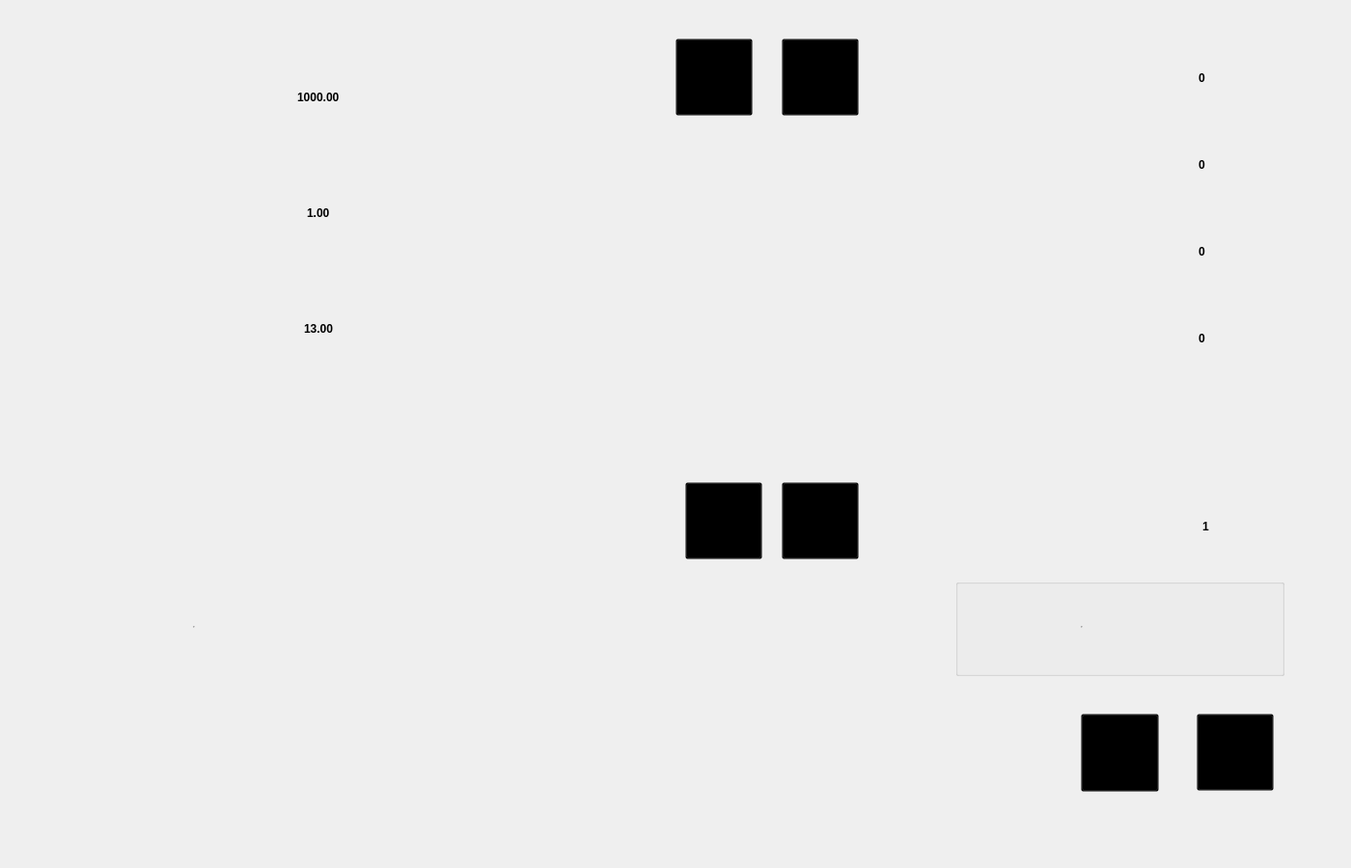
<?xml version="1.0" encoding="UTF-8"?>
<ui version="4.0">
 <class>DepositWindow</class>
 <widget class="QWidget" name="DepositWindow">
  <property name="geometry">
   <rect>
    <x>0</x>
    <y>0</y>
    <width>1400</width>
    <height>900</height>
   </rect>
  </property>
  <property name="windowTitle">
   <string>Form</string>
  </property>
  <property name="styleSheet">
   <string notr="true"/>
  </property>
  <widget class="QFrame" name="frame3">
   <property name="geometry">
    <rect>
     <x>940</x>
     <y>0</y>
     <width>441</width>
     <height>441</height>
    </rect>
   </property>
   <property name="styleSheet">
    <string notr="true">QFrame{
  background-color: transparent;
  background-image: url(:/styles/plot_frame.png);
  background-repeat: no-repeat;
  background-position: center;
}</string>
   </property>
   <property name="frameShape">
    <enum>QFrame::StyledPanel</enum>
   </property>
   <property name="frameShadow">
    <enum>QFrame::Raised</enum>
   </property>
   <widget class="QLabel" name="label_deposit_amount_end_of_term">
    <property name="geometry">
     <rect>
      <x>210</x>
      <y>290</y>
      <width>191</width>
      <height>121</height>
     </rect>
    </property>
    <property name="font">
     <font>
      <bold>true</bold>
     </font>
    </property>
    <property name="styleSheet">
     <string notr="true">QLabel{
  background-color: transparent;
  background-image: url(:/styles/label/frame_label_deposit.png);
  background-repeat: no-repeat;
  background-position: center;
  color: black;
  width: 191px;
  height: 120px;
}</string>
    </property>
    <property name="text">
     <string>0</string>
    </property>
    <property name="alignment">
     <set>Qt::AlignCenter</set>
    </property>
   </widget>
   <widget class="QLabel" name="label_accrued_interest">
    <property name="geometry">
     <rect>
      <x>210</x>
      <y>20</y>
      <width>191</width>
      <height>121</height>
     </rect>
    </property>
    <property name="font">
     <font>
      <bold>true</bold>
     </font>
    </property>
    <property name="styleSheet">
     <string notr="true">QLabel{
  background-color: transparent;
  background-image: url(:/styles/label/frame_label_deposit.png);
  background-repeat: no-repeat;
  background-position: center;
  color: black;
  width: 191px;
  height: 120px;
}</string>
    </property>
    <property name="text">
     <string>0</string>
    </property>
    <property name="alignment">
     <set>Qt::AlignCenter</set>
    </property>
   </widget>
   <widget class="QLabel" name="label_income_after_taxes">
    <property name="geometry">
     <rect>
      <x>210</x>
      <y>200</y>
      <width>191</width>
      <height>121</height>
     </rect>
    </property>
    <property name="font">
     <font>
      <bold>true</bold>
     </font>
    </property>
    <property name="styleSheet">
     <string notr="true">QLabel{
  background-color: transparent;
  background-image: url(:/styles/label/frame_label_deposit.png);
  background-repeat: no-repeat;
  background-position: center;
  color: black;
  width: 191px;
  height: 120px;
}</string>
    </property>
    <property name="text">
     <string>0</string>
    </property>
    <property name="alignment">
     <set>Qt::AlignCenter</set>
    </property>
   </widget>
   <widget class="QLabel" name="label_tax_amount">
    <property name="geometry">
     <rect>
      <x>210</x>
      <y>110</y>
      <width>191</width>
      <height>121</height>
     </rect>
    </property>
    <property name="font">
     <font>
      <bold>true</bold>
     </font>
    </property>
    <property name="styleSheet">
     <string notr="true">QLabel{
  background-color: transparent;
  background-image: url(:/styles/label/frame_label_deposit.png);
  background-repeat: no-repeat;
  background-position: center;
  color: black;
  width: 191px;
  height: 120px;
}</string>
    </property>
    <property name="text">
     <string>0</string>
    </property>
    <property name="alignment">
     <set>Qt::AlignCenter</set>
    </property>
   </widget>
   <widget class="QLabel" name="label_7">
    <property name="geometry">
     <rect>
      <x>40</x>
      <y>20</y>
      <width>191</width>
      <height>121</height>
     </rect>
    </property>
    <property name="font">
     <font>
      <pointsize>15</pointsize>
     </font>
    </property>
    <property name="styleSheet">
     <string notr="true">QLabel{
  background-color: transparent;
  background-image: url(:/styles/label/accrued_interest.png);
  background-repeat: no-repeat;
  background-position: center;
  color: black;
  width: 191px;
  height: 120px;
}
</string>
    </property>
    <property name="text">
     <string/>
    </property>
   </widget>
   <widget class="QLabel" name="label_8">
    <property name="geometry">
     <rect>
      <x>40</x>
      <y>110</y>
      <width>191</width>
      <height>121</height>
     </rect>
    </property>
    <property name="font">
     <font>
      <pointsize>15</pointsize>
     </font>
    </property>
    <property name="styleSheet">
     <string notr="true">QLabel{
  background-color: transparent;
  background-image: url(:/styles/label/tax_amount.png);
  background-repeat: no-repeat;
  background-position: center;
  color: black;
  width: 191px;
  height: 120px;
}
</string>
    </property>
    <property name="text">
     <string/>
    </property>
   </widget>
   <widget class="QLabel" name="label_9">
    <property name="geometry">
     <rect>
      <x>40</x>
      <y>200</y>
      <width>191</width>
      <height>121</height>
     </rect>
    </property>
    <property name="font">
     <font>
      <pointsize>15</pointsize>
     </font>
    </property>
    <property name="styleSheet">
     <string notr="true">QLabel{
  background-color: transparent;
  background-image: url(:/styles/label/income_after_taxes.png);
  background-repeat: no-repeat;
  background-position: center;
  color: black;
  width: 191px;
  height: 120px;
}
</string>
    </property>
    <property name="text">
     <string/>
    </property>
   </widget>
   <widget class="QLabel" name="label_10">
    <property name="geometry">
     <rect>
      <x>40</x>
      <y>290</y>
      <width>191</width>
      <height>121</height>
     </rect>
    </property>
    <property name="font">
     <font>
      <pointsize>15</pointsize>
     </font>
    </property>
    <property name="styleSheet">
     <string notr="true">QLabel{
  background-color: transparent;
  background-image: url(:/styles/label/deposit_amount_end_of_term.png);
  background-repeat: no-repeat;
  background-position: center;
  color: black;
  width: 191px;
  height: 120px;
}
</string>
    </property>
    <property name="text">
     <string/>
    </property>
   </widget>
  </widget>
  <widget class="QFrame" name="frame5">
   <property name="geometry">
    <rect>
     <x>480</x>
     <y>460</y>
     <width>441</width>
     <height>441</height>
    </rect>
   </property>
   <property name="styleSheet">
    <string notr="true">QFrame{
  background-color: transparent;
  background-image: url(:/styles/plot_frame.png);
  background-repeat: no-repeat;
  background-position: center;
}</string>
   </property>
   <property name="frameShape">
    <enum>QFrame::StyledPanel</enum>
   </property>
   <property name="frameShadow">
    <enum>QFrame::Raised</enum>
   </property>
   <widget class="QWidget" name="verticalLayoutWidget_2">
    <property name="geometry">
     <rect>
      <x>10</x>
      <y>130</y>
      <width>421</width>
      <height>301</height>
     </rect>
    </property>
    <layout class="QVBoxLayout" name="WithdrawalsLayout">
     <property name="spacing">
      <number>-1</number>
     </property>
     <property name="leftMargin">
      <number>0</number>
     </property>
     <property name="rightMargin">
      <number>0</number>
     </property>
     <property name="bottomMargin">
      <number>0</number>
     </property>
     <item>
      <widget class="QScrollArea" name="scrollWithdrawals">
       <property name="widgetResizable">
        <bool>true</bool>
       </property>
       <widget class="QWidget" name="scrollAreaWidgetContents_2">
        <property name="geometry">
         <rect>
          <x>0</x>
          <y>0</y>
          <width>417</width>
          <height>297</height>
         </rect>
        </property>
       </widget>
      </widget>
     </item>
    </layout>
   </widget>
   <widget class="QLabel" name="label_5">
    <property name="geometry">
     <rect>
      <x>20</x>
      <y>20</y>
      <width>191</width>
      <height>121</height>
     </rect>
    </property>
    <property name="font">
     <font>
      <pointsize>15</pointsize>
     </font>
    </property>
    <property name="styleSheet">
     <string notr="true">QLabel{
  background-color: transparent;
  background-image: url(:/styles/label/withdrawals.png);
  background-repeat: no-repeat;
  background-position: center;
  color: black;
  width: 191px;
  height: 120px;
}
</string>
    </property>
    <property name="text">
     <string/>
    </property>
   </widget>
   <widget class="QPushButton" name="pushButton_addWithdrawals">
    <property name="geometry">
     <rect>
      <x>230</x>
      <y>40</y>
      <width>80</width>
      <height>80</height>
     </rect>
    </property>
    <property name="font">
     <font>
      <pointsize>30</pointsize>
      <italic>false</italic>
      <bold>true</bold>
      <underline>false</underline>
      <strikeout>false</strikeout>
     </font>
    </property>
    <property name="styleSheet">
     <string notr="true">QPushButton{
  background-color: transparent;
  background-image: url(:/styles/button/frame.png);
  background-repeat: no-repeat;
  background-position: center;
  color: black;
  width: 80px;
  height: 80px;
}

QPushButton:pressed{
  color: transparent;
  background-image: url(:/styles/button/pressed.png);
}</string>
    </property>
    <property name="inputMethodHints">
     <set>Qt::ImhNone</set>
    </property>
    <property name="text">
     <string>+</string>
    </property>
   </widget>
   <widget class="QPushButton" name="pushButton_deleteWithdrawals">
    <property name="geometry">
     <rect>
      <x>330</x>
      <y>40</y>
      <width>80</width>
      <height>80</height>
     </rect>
    </property>
    <property name="font">
     <font>
      <pointsize>30</pointsize>
      <italic>false</italic>
      <bold>true</bold>
      <underline>false</underline>
      <strikeout>false</strikeout>
     </font>
    </property>
    <property name="styleSheet">
     <string notr="true">QPushButton{
  background-color: transparent;
  background-image: url(:/styles/button/frame.png);
  background-repeat: no-repeat;
  background-position: center;
  color: black;
  width: 80px;
  height: 80px;
}

QPushButton:pressed{
  color: transparent;
  background-image: url(:/styles/button/pressed.png);
}</string>
    </property>
    <property name="inputMethodHints">
     <set>Qt::ImhNone</set>
    </property>
    <property name="text">
     <string>-</string>
    </property>
   </widget>
  </widget>
  <widget class="QFrame" name="frame1">
   <property name="geometry">
    <rect>
     <x>20</x>
     <y>0</y>
     <width>441</width>
     <height>441</height>
    </rect>
   </property>
   <property name="styleSheet">
    <string notr="true">QFrame{
  background-color: transparent;
  background-image: url(:/styles/plot_frame.png);
  background-repeat: no-repeat;
  background-position: center;
}</string>
   </property>
   <property name="frameShape">
    <enum>QFrame::StyledPanel</enum>
   </property>
   <property name="frameShadow">
    <enum>QFrame::Raised</enum>
   </property>
   <widget class="QLabel" name="labe_1">
    <property name="geometry">
     <rect>
      <x>50</x>
      <y>40</y>
      <width>191</width>
      <height>121</height>
     </rect>
    </property>
    <property name="font">
     <font>
      <pointsize>15</pointsize>
     </font>
    </property>
    <property name="styleSheet">
     <string notr="true">QLabel{
  background-color: transparent;
  background-image: url(:/styles/label/deposit_amount.png);
  background-repeat: no-repeat;
  background-position: center;
  color: black;
  width: 191px;
  height: 120px;
}
</string>
    </property>
    <property name="text">
     <string/>
    </property>
   </widget>
   <widget class="QDoubleSpinBox" name="doubleSpinBox_depositAmount">
    <property name="geometry">
     <rect>
      <x>220</x>
      <y>60</y>
      <width>181</width>
      <height>81</height>
     </rect>
    </property>
    <property name="font">
     <font>
      <bold>true</bold>
     </font>
    </property>
    <property name="styleSheet">
     <string notr="true">QDoubleSpinBox{
  background-color: transparent;
  background-image: url(:/styles/button/frame_big.png);
  background-repeat: no-repeat;
  background-position: center;
  color: black;
  width: 160px;
  height: 80px;
}

QDoubleSpinBox::up-button, QDoubleSpinBox::down-button {
  width: 0;
  height: 0;
}</string>
    </property>
    <property name="alignment">
     <set>Qt::AlignCenter</set>
    </property>
    <property name="minimum">
     <double>1000.000000000000000</double>
    </property>
    <property name="maximum">
     <double>1000000000.000000000000000</double>
    </property>
    <property name="singleStep">
     <double>1000.000000000000000</double>
    </property>
   </widget>
   <widget class="QLabel" name="label_3">
    <property name="geometry">
     <rect>
      <x>50</x>
      <y>160</y>
      <width>191</width>
      <height>121</height>
     </rect>
    </property>
    <property name="font">
     <font>
      <pointsize>15</pointsize>
     </font>
    </property>
    <property name="styleSheet">
     <string notr="true">QLabel{
  background-color: transparent;
  background-image: url(:/styles/label/interest_rate_deposit.png);
  background-repeat: no-repeat;
  background-position: center;
  color: black;
  width: 191px;
  height: 120px;
}
</string>
    </property>
    <property name="text">
     <string/>
    </property>
   </widget>
   <widget class="QDoubleSpinBox" name="doubleSpinBox_interestRate">
    <property name="geometry">
     <rect>
      <x>220</x>
      <y>180</y>
      <width>181</width>
      <height>81</height>
     </rect>
    </property>
    <property name="font">
     <font>
      <bold>true</bold>
     </font>
    </property>
    <property name="styleSheet">
     <string notr="true">QDoubleSpinBox{
  background-color: transparent;
  background-image: url(:/styles/button/frame_big.png);
  background-repeat: no-repeat;
  background-position: center;
  color: black;
  width: 160px;
  height: 80px;
}

QDoubleSpinBox::up-button, QDoubleSpinBox::down-button {
  width: 0;
  height: 0;
}</string>
    </property>
    <property name="alignment">
     <set>Qt::AlignCenter</set>
    </property>
    <property name="minimum">
     <double>1.000000000000000</double>
    </property>
    <property name="maximum">
     <double>99.989999999999995</double>
    </property>
   </widget>
   <widget class="QDoubleSpinBox" name="doubleSpinBox_taxRate">
    <property name="geometry">
     <rect>
      <x>220</x>
      <y>300</y>
      <width>181</width>
      <height>81</height>
     </rect>
    </property>
    <property name="font">
     <font>
      <bold>true</bold>
     </font>
    </property>
    <property name="styleSheet">
     <string notr="true">QDoubleSpinBox{
  background-color: transparent;
  background-image: url(:/styles/button/frame_big.png);
  background-repeat: no-repeat;
  background-position: center;
  color: black;
  width: 160px;
  height: 80px;
}

QDoubleSpinBox::up-button, QDoubleSpinBox::down-button {
  width: 0;
  height: 0;
}</string>
    </property>
    <property name="alignment">
     <set>Qt::AlignCenter</set>
    </property>
    <property name="minimum">
     <double>1.000000000000000</double>
    </property>
    <property name="maximum">
     <double>99.989999999999995</double>
    </property>
    <property name="value">
     <double>13.000000000000000</double>
    </property>
   </widget>
   <widget class="QLabel" name="label_2">
    <property name="geometry">
     <rect>
      <x>50</x>
      <y>280</y>
      <width>191</width>
      <height>121</height>
     </rect>
    </property>
    <property name="font">
     <font>
      <pointsize>15</pointsize>
     </font>
    </property>
    <property name="styleSheet">
     <string notr="true">QLabel{
  background-color: transparent;
  background-image: url(:/styles/label/tax_rate.png);
  background-repeat: no-repeat;
  background-position: center;
  color: black;
  width: 191px;
  height: 120px;
}
</string>
    </property>
    <property name="text">
     <string/>
    </property>
   </widget>
  </widget>
  <widget class="QFrame" name="frame4">
   <property name="geometry">
    <rect>
     <x>20</x>
     <y>460</y>
     <width>441</width>
     <height>441</height>
    </rect>
   </property>
   <property name="styleSheet">
    <string notr="true">QFrame{
  background-color: transparent;
  background-image: url(:/styles/plot_frame.png);
  background-repeat: no-repeat;
  background-position: center;
}</string>
   </property>
   <property name="frameShape">
    <enum>QFrame::StyledPanel</enum>
   </property>
   <property name="frameShadow">
    <enum>QFrame::Raised</enum>
   </property>
   <widget class="QLabel" name="label_4">
    <property name="geometry">
     <rect>
      <x>50</x>
      <y>30</y>
      <width>191</width>
      <height>121</height>
     </rect>
    </property>
    <property name="font">
     <font>
      <pointsize>15</pointsize>
     </font>
    </property>
    <property name="styleSheet">
     <string notr="true">QLabel{
  background-color: transparent;
  background-image: url(:/styles/label/periodicity_of_payments.png);
  background-repeat: no-repeat;
  background-position: center;
  color: black;
  width: 191px;
  height: 120px;
}
</string>
    </property>
    <property name="text">
     <string/>
    </property>
   </widget>
   <widget class="QRadioButton" name="radioButton_everyQuarter">
    <property name="geometry">
     <rect>
      <x>60</x>
      <y>280</y>
      <width>81</width>
      <height>80</height>
     </rect>
    </property>
    <property name="font">
     <font>
      <pointsize>14</pointsize>
     </font>
    </property>
    <property name="layoutDirection">
     <enum>Qt::LeftToRight</enum>
    </property>
    <property name="autoFillBackground">
     <bool>false</bool>
    </property>
    <property name="styleSheet">
     <string notr="true">QRadioButton{
  background-color: transparent;
  background-image: url(:/styles/button/quarter.png);
  background-repeat: no-repeat;
  background-position: center;
  width: 80px;
  height: 80px;
}

QRadioButton:checked{
  background-image: url(:/styles/button/pressed.png);
}

QRadioButton::indicator { width: 0px; }</string>
    </property>
    <property name="text">
     <string/>
    </property>
    <property name="checked">
     <bool>false</bool>
    </property>
   </widget>
   <widget class="QRadioButton" name="radioButton_everyDay">
    <property name="geometry">
     <rect>
      <x>60</x>
      <y>150</y>
      <width>81</width>
      <height>80</height>
     </rect>
    </property>
    <property name="font">
     <font>
      <pointsize>14</pointsize>
     </font>
    </property>
    <property name="layoutDirection">
     <enum>Qt::LeftToRight</enum>
    </property>
    <property name="autoFillBackground">
     <bool>false</bool>
    </property>
    <property name="styleSheet">
     <string notr="true">QRadioButton{
  background-color: transparent;
  background-image: url(:/styles/button/day.png);
  background-repeat: no-repeat;
  background-position: center;
  width: 80px;
  height: 80px;
}

QRadioButton:checked{
  background-image: url(:/styles/button/pressed.png);
}

QRadioButton::indicator { width: 0px; }</string>
    </property>
    <property name="text">
     <string/>
    </property>
    <property name="checked">
     <bool>false</bool>
    </property>
   </widget>
   <widget class="QRadioButton" name="radioButton_everyYear">
    <property name="geometry">
     <rect>
      <x>290</x>
      <y>280</y>
      <width>81</width>
      <height>80</height>
     </rect>
    </property>
    <property name="font">
     <font>
      <pointsize>14</pointsize>
     </font>
    </property>
    <property name="layoutDirection">
     <enum>Qt::LeftToRight</enum>
    </property>
    <property name="autoFillBackground">
     <bool>false</bool>
    </property>
    <property name="styleSheet">
     <string notr="true">QRadioButton{
  background-color: transparent;
  background-image: url(:/styles/button/year.png);
  background-repeat: no-repeat;
  background-position: center;
  width: 80px;
  height: 80px;
}

QRadioButton:checked{
  background-image: url(:/styles/button/pressed.png);
}

QRadioButton::indicator { width: 0px; }</string>
    </property>
    <property name="text">
     <string/>
    </property>
    <property name="checked">
     <bool>false</bool>
    </property>
   </widget>
   <widget class="QRadioButton" name="radioButton_everyWeek">
    <property name="enabled">
     <bool>true</bool>
    </property>
    <property name="geometry">
     <rect>
      <x>180</x>
      <y>150</y>
      <width>81</width>
      <height>80</height>
     </rect>
    </property>
    <property name="font">
     <font>
      <pointsize>14</pointsize>
     </font>
    </property>
    <property name="layoutDirection">
     <enum>Qt::LeftToRight</enum>
    </property>
    <property name="autoFillBackground">
     <bool>false</bool>
    </property>
    <property name="styleSheet">
     <string notr="true">QRadioButton{
  background-color: transparent;
  background-image: url(:/styles/button/week.png);
  background-repeat: no-repeat;
  background-position: center;
  width: 80px;
  height: 80px;
}

QRadioButton:checked{
  background-image: url(:/styles/button/pressed.png);
}

QRadioButton::indicator { width: 0px; }</string>
    </property>
    <property name="text">
     <string/>
    </property>
    <property name="checked">
     <bool>true</bool>
    </property>
    <property name="autoExclusive">
     <bool>true</bool>
    </property>
   </widget>
   <widget class="QRadioButton" name="radioButton_everyHalf">
    <property name="geometry">
     <rect>
      <x>180</x>
      <y>280</y>
      <width>81</width>
      <height>80</height>
     </rect>
    </property>
    <property name="font">
     <font>
      <pointsize>14</pointsize>
     </font>
    </property>
    <property name="layoutDirection">
     <enum>Qt::LeftToRight</enum>
    </property>
    <property name="autoFillBackground">
     <bool>false</bool>
    </property>
    <property name="styleSheet">
     <string notr="true">QRadioButton{
  background-color: transparent;
  background-image: url(:/styles/button/half.png);
  background-repeat: no-repeat;
  background-position: center;
  width: 80px;
  height: 80px;
}

QRadioButton:checked{
  background-image: url(:/styles/button/pressed.png);
}

QRadioButton::indicator { width: 0px; }</string>
    </property>
    <property name="text">
     <string/>
    </property>
    <property name="checked">
     <bool>false</bool>
    </property>
   </widget>
   <widget class="QRadioButton" name="radioButton_everyMonth">
    <property name="geometry">
     <rect>
      <x>290</x>
      <y>150</y>
      <width>81</width>
      <height>80</height>
     </rect>
    </property>
    <property name="font">
     <font>
      <pointsize>14</pointsize>
     </font>
    </property>
    <property name="layoutDirection">
     <enum>Qt::LeftToRight</enum>
    </property>
    <property name="autoFillBackground">
     <bool>false</bool>
    </property>
    <property name="styleSheet">
     <string notr="true">QRadioButton{
  background-color: transparent;
  background-image: url(:/styles/button/month.png);
  background-repeat: no-repeat;
  background-position: center;
  width: 80px;
  height: 80px;
}

QRadioButton:checked{
  background-image: url(:/styles/button/pressed.png);
}

QRadioButton::indicator { width: 0px; }</string>
    </property>
    <property name="text">
     <string/>
    </property>
   </widget>
  </widget>
  <widget class="QFrame" name="frame2">
   <property name="geometry">
    <rect>
     <x>480</x>
     <y>0</y>
     <width>441</width>
     <height>441</height>
    </rect>
   </property>
   <property name="styleSheet">
    <string notr="true">QFrame{
  background-color: transparent;
  background-image: url(:/styles/plot_frame.png);
  background-repeat: no-repeat;
  background-position: center;
}</string>
   </property>
   <property name="frameShape">
    <enum>QFrame::StyledPanel</enum>
   </property>
   <property name="frameShadow">
    <enum>QFrame::Raised</enum>
   </property>
   <widget class="QWidget" name="verticalLayoutWidget">
    <property name="geometry">
     <rect>
      <x>10</x>
      <y>130</y>
      <width>421</width>
      <height>301</height>
     </rect>
    </property>
    <layout class="QVBoxLayout" name="ReplenishmentsLayout">
     <item>
      <widget class="QScrollArea" name="scrollReplenishments">
       <property name="styleSheet">
        <string notr="true"/>
       </property>
       <property name="widgetResizable">
        <bool>true</bool>
       </property>
       <widget class="QWidget" name="scrollAreaWidgetContents">
        <property name="geometry">
         <rect>
          <x>0</x>
          <y>0</y>
          <width>417</width>
          <height>297</height>
         </rect>
        </property>
       </widget>
      </widget>
     </item>
    </layout>
   </widget>
   <widget class="QLabel" name="label_11">
    <property name="geometry">
     <rect>
      <x>20</x>
      <y>20</y>
      <width>191</width>
      <height>121</height>
     </rect>
    </property>
    <property name="font">
     <font>
      <pointsize>15</pointsize>
     </font>
    </property>
    <property name="styleSheet">
     <string notr="true">QLabel{
  background-color: transparent;
  background-image: url(:/styles/label/replenishments.png);
  background-repeat: no-repeat;
  background-position: center;
  color: black;
  width: 191px;
  height: 120px;
}
</string>
    </property>
    <property name="text">
     <string/>
    </property>
   </widget>
   <widget class="QPushButton" name="pushButton_addReplenishments">
    <property name="geometry">
     <rect>
      <x>220</x>
      <y>40</y>
      <width>80</width>
      <height>80</height>
     </rect>
    </property>
    <property name="font">
     <font>
      <pointsize>30</pointsize>
      <italic>false</italic>
      <bold>true</bold>
      <underline>false</underline>
      <strikeout>false</strikeout>
     </font>
    </property>
    <property name="styleSheet">
     <string notr="true">QPushButton{
  background-color: transparent;
  background-image: url(:/styles/button/frame.png);
  background-repeat: no-repeat;
  background-position: center;
  color: black;
  width: 80px;
  height: 80px;
}

QPushButton:pressed{
  color: transparent;
  background-image: url(:/styles/button/pressed.png);
}</string>
    </property>
    <property name="inputMethodHints">
     <set>Qt::ImhNone</set>
    </property>
    <property name="text">
     <string>+</string>
    </property>
   </widget>
   <widget class="QPushButton" name="pushButton_deleteReplenishments">
    <property name="geometry">
     <rect>
      <x>330</x>
      <y>40</y>
      <width>80</width>
      <height>80</height>
     </rect>
    </property>
    <property name="font">
     <font>
      <pointsize>30</pointsize>
      <italic>false</italic>
      <bold>true</bold>
      <underline>false</underline>
      <strikeout>false</strikeout>
     </font>
    </property>
    <property name="styleSheet">
     <string notr="true">QPushButton{
  background-color: transparent;
  background-image: url(:/styles/button/frame.png);
  background-repeat: no-repeat;
  background-position: center;
  color: black;
  width: 80px;
  height: 80px;
}

QPushButton:pressed{
  color: transparent;
  background-image: url(:/styles/button/pressed.png);
}</string>
    </property>
    <property name="inputMethodHints">
     <set>Qt::ImhNone</set>
    </property>
    <property name="text">
     <string>-</string>
    </property>
   </widget>
  </widget>
  <widget class="QFrame" name="frame6">
   <property name="geometry">
    <rect>
     <x>940</x>
     <y>460</y>
     <width>441</width>
     <height>441</height>
    </rect>
   </property>
   <property name="styleSheet">
    <string notr="true">QFrame{
  background-color: transparent;
  background-image: url(:/styles/plot_frame.png);
  background-repeat: no-repeat;
  background-position: center;
}</string>
   </property>
   <property name="frameShape">
    <enum>QFrame::StyledPanel</enum>
   </property>
   <property name="frameShadow">
    <enum>QFrame::Raised</enum>
   </property>
   <widget class="QLabel" name="label_6">
    <property name="geometry">
     <rect>
      <x>50</x>
      <y>30</y>
      <width>191</width>
      <height>121</height>
     </rect>
    </property>
    <property name="font">
     <font>
      <pointsize>15</pointsize>
     </font>
    </property>
    <property name="styleSheet">
     <string notr="true">QLabel{
  background-color: transparent;
  background-image: url(:/styles/label/deposit_term.png);
  background-repeat: no-repeat;
  background-position: center;
  color: black;
  width: 191px;
  height: 120px;
}
</string>
    </property>
    <property name="text">
     <string/>
    </property>
   </widget>
   <widget class="QPushButton" name="pushButton_calc">
    <property name="geometry">
     <rect>
      <x>300</x>
      <y>280</y>
      <width>80</width>
      <height>80</height>
     </rect>
    </property>
    <property name="font">
     <font>
      <pointsize>30</pointsize>
      <bold>true</bold>
     </font>
    </property>
    <property name="styleSheet">
     <string notr="true">QPushButton{
  background-color: transparent;
  background-image: url(:/styles/button/frame.png);
  background-repeat: no-repeat;
  background-position: center;
  color: black;
  width: 80px;
  height: 80px;
}

QPushButton:pressed{
  color: transparent;
  background-image: url(:/styles/button/pressed.png);
}</string>
    </property>
    <property name="text">
     <string>=</string>
    </property>
   </widget>
   <widget class="QPushButton" name="pushButton_ac">
    <property name="geometry">
     <rect>
      <x>180</x>
      <y>280</y>
      <width>81</width>
      <height>81</height>
     </rect>
    </property>
    <property name="styleSheet">
     <string notr="true">QPushButton{
  background-color: transparent;
  background-image: url(:/styles/button/ac.png);
  background-repeat: no-repeat;
  background-position: center;
  width: 160px;
  height: 80px;
}

QPushButton:pressed{
  background-image: url(:/styles/button/pressed.png);
}</string>
    </property>
    <property name="text">
     <string/>
    </property>
   </widget>
   <widget class="QGroupBox" name="groupBox">
    <property name="geometry">
     <rect>
      <x>50</x>
      <y>140</y>
      <width>341</width>
      <height>101</height>
     </rect>
    </property>
    <property name="title">
     <string/>
    </property>
    <property name="flat">
     <bool>true</bool>
    </property>
    <property name="checkable">
     <bool>false</bool>
    </property>
    <widget class="QRadioButton" name="radioButton_year">
     <property name="geometry">
      <rect>
       <x>250</x>
       <y>10</y>
       <width>81</width>
       <height>80</height>
      </rect>
     </property>
     <property name="font">
      <font>
       <pointsize>14</pointsize>
      </font>
     </property>
     <property name="styleSheet">
      <string notr="true">QRadioButton{
  background-color: transparent;
  background-image: url(:/styles/button/year.png);
  background-repeat: no-repeat;
  background-position: center;
  width: 80px;
  height: 80px;
}

QRadioButton:checked{
  background-image: url(:/styles/button/pressed.png);
}

QRadioButton::indicator { width: 0px; }</string>
     </property>
     <property name="text">
      <string/>
     </property>
    </widget>
    <widget class="QRadioButton" name="radioButton_month">
     <property name="enabled">
      <bool>true</bool>
     </property>
     <property name="geometry">
      <rect>
       <x>130</x>
       <y>10</y>
       <width>81</width>
       <height>80</height>
      </rect>
     </property>
     <property name="font">
      <font>
       <pointsize>14</pointsize>
      </font>
     </property>
     <property name="styleSheet">
      <string notr="true">QRadioButton{
  background-color: transparent;
  background-image: url(:/styles/button/month.png);
  background-repeat: no-repeat;
  background-position: center;
  width: 80px;
  height: 80px;
}

QRadioButton:checked{
  background-image: url(:/styles/button/pressed.png);
}

QRadioButton::indicator { width: 0px; }
</string>
     </property>
     <property name="text">
      <string/>
     </property>
     <property name="checked">
      <bool>true</bool>
     </property>
     <property name="autoExclusive">
      <bool>true</bool>
     </property>
    </widget>
    <widget class="QRadioButton" name="radioButton_day">
     <property name="geometry">
      <rect>
       <x>10</x>
       <y>10</y>
       <width>81</width>
       <height>80</height>
      </rect>
     </property>
     <property name="font">
      <font>
       <pointsize>14</pointsize>
      </font>
     </property>
     <property name="styleSheet">
      <string notr="true">QRadioButton{
  background-color: transparent;
  background-image: url(:/styles/button/day.png);
  background-repeat: no-repeat;
  background-position: center;
  width: 80px;
  height: 80px;
}

QRadioButton:checked{
  background-image: url(:/styles/button/pressed.png);
}

QRadioButton::indicator { width: 0px; }</string>
     </property>
     <property name="text">
      <string/>
     </property>
     <property name="checked">
      <bool>false</bool>
     </property>
    </widget>
   </widget>
   <widget class="QRadioButton" name="radioButton_capitalization">
    <property name="geometry">
     <rect>
      <x>60</x>
      <y>280</y>
      <width>81</width>
      <height>80</height>
     </rect>
    </property>
    <property name="font">
     <font>
      <pointsize>14</pointsize>
     </font>
    </property>
    <property name="styleSheet">
     <string notr="true">QRadioButton{
  background-color: transparent;
  background-image: url(:/styles/button/cap.png);
  background-repeat: no-repeat;
  background-position: center;
  width: 80px;
  height: 80px;
}

QRadioButton:checked{
  background-image: url(:/styles/button/pressed.png);
}

QRadioButton::indicator { width: 0px; }</string>
    </property>
    <property name="text">
     <string/>
    </property>
    <property name="checked">
     <bool>false</bool>
    </property>
   </widget>
   <widget class="QSpinBox" name="spinBox_depositTerm">
    <property name="geometry">
     <rect>
      <x>220</x>
      <y>40</y>
      <width>181</width>
      <height>91</height>
     </rect>
    </property>
    <property name="font">
     <font>
      <bold>true</bold>
     </font>
    </property>
    <property name="styleSheet">
     <string notr="true">QSpinBox{
  background-color: transparent;
  background-image: url(:/styles/button/frame_big.png);
  background-repeat: no-repeat;
  background-position: center;
  color: black;
  width: 160px;
  height: 80px;
}

QSpinBox::up-button, QSpinBox::down-button {
  width: 0;
  height: 0;
}</string>
    </property>
    <property name="alignment">
     <set>Qt::AlignCenter</set>
    </property>
    <property name="minimum">
     <number>1</number>
    </property>
    <property name="maximum">
     <number>10000</number>
    </property>
   </widget>
  </widget>
 </widget>
 <resources/>
 <connections/>
</ui>
